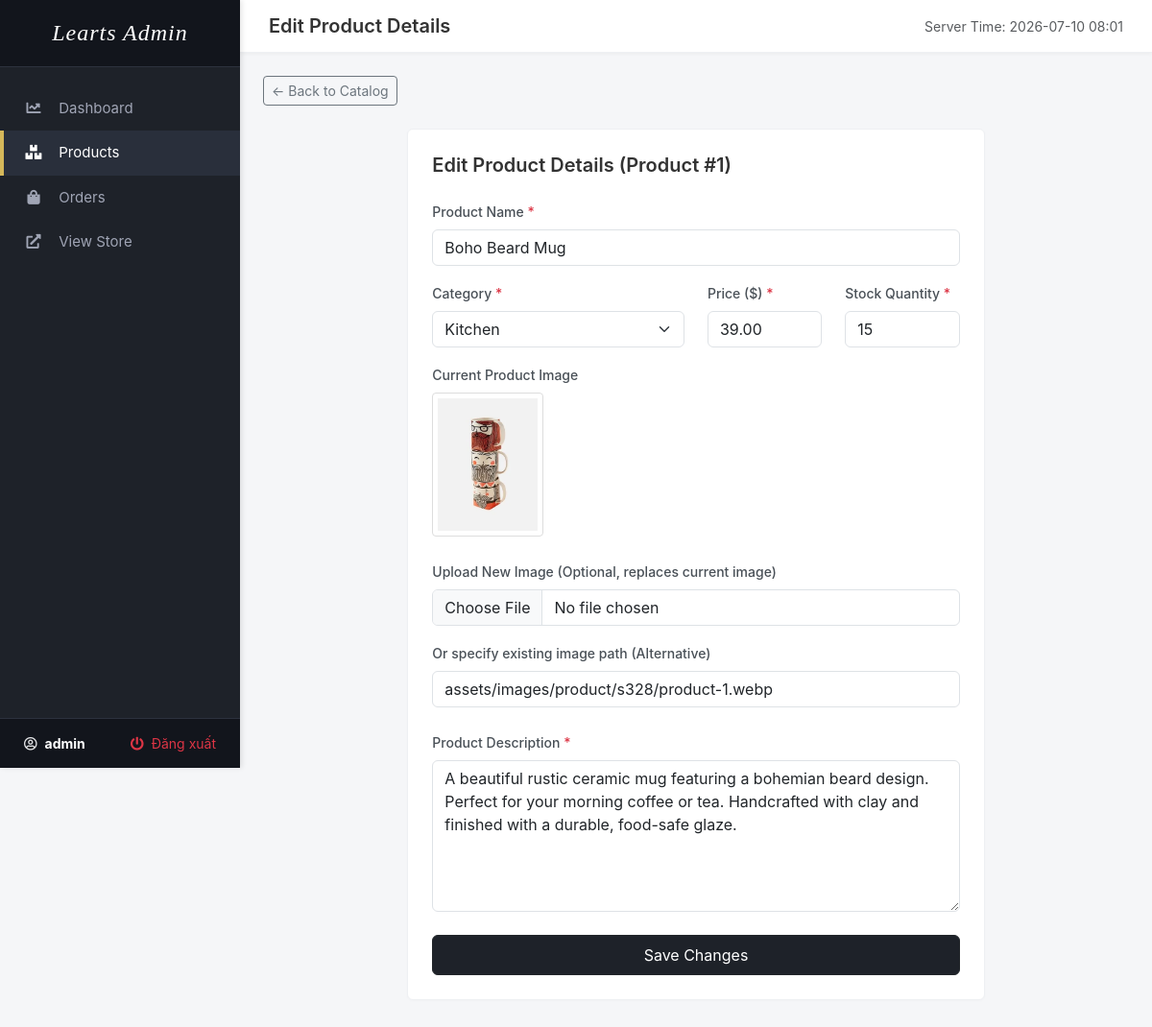
The app's page /admin/product_edit.php?id=1 (signed in) with its own data.
### tables this page shows
CREATE TABLE IF NOT EXISTS `products` (
  `id` INT AUTO_INCREMENT PRIMARY KEY,
  `name` VARCHAR(255) NOT NULL,
  `description` TEXT NOT NULL,
  `price` DECIMAL(10,2) NOT NULL,
  `image_url` VARCHAR(255) NOT NULL,
  `stock` INT NOT NULL,
  `category_id` INT NOT NULL,
  `created_at` DATETIME DEFAULT CURRENT_TIMESTAMP,
  FOREIGN KEY (`category_id`) REFERENCES `categories`(`id`) ON DELETE CASCADE
);

CREATE TABLE IF NOT EXISTS `categories` (
  `id` INT AUTO_INCREMENT PRIMARY KEY,
  `name` VARCHAR(100) NOT NULL UNIQUE
);

### admin/product_edit.php (the view, shortened to what this page needs)
<?php
require_once __DIR__ . '/../config/database.php';
$id = isset($_GET['id']) ? (int)$_GET['id'] : 0;
try {
    $stmt = $pdo->prepare("SELECT * FROM products WHERE id = :id");
    $stmt->execute(['id' => $id]);
    $product = $stmt->fetch();
} catch (Exception $e) {
    $_SESSION['admin_flash'] = [
        'type' => 'danger',
        'text' => 'Database error: ' . $e->getMessage()
    ];
    header('Location: products.php');
    exit;
}
try {
    $cat_stmt = $pdo->query("SELECT * FROM categories ORDER BY name ASC");
    $categories = $cat_stmt->fetchAll();
} catch (Exception $e) {
    $categories = [];
}
$name = $product['name'];
$description = $product['description'];
$price = $product['price'];
$stock = $product['stock'];
$category_id = $product['category_id'];
$image_url = $product['image_url'];
require_once 'includes/header.php';
?>
<div class="mb-4">
    <a href="products.php" class="btn btn-sm btn-outline-secondary">&larr; Back to Catalog</a>
</div>
<div class="main-card col-lg-8 col-12 mx-auto">
    <h5 class="mb-4" style="font-weight: 600; color: #333;">Edit Product Details (Product #<?= $id ?>)</h5>
    <form action="product_edit.php?id=<?= $id ?>" method="POST" enctype="multipart/form-data">
        <div class="row">
            <div class="col-12 mb-3">
                <label for="name" class="form-label">Product Name <span class="text-danger">*</span></label>
                <input type="text" class="form-control" id="name" name="name" value="<?= htmlspecialchars($name) ?>" required>
            </div>
            <div class="col-md-6 col-12 mb-3">
                <label for="category_id" class="form-label">Category <span class="text-danger">*</span></label>
                <select class="form-select" id="category_id" name="category_id" required>
                    <?php foreach ($categories as $cat): ?>
                        <option value="<?= $cat['id'] ?>" <?= ($category_id == $cat['id']) ? 'selected' : '' ?>>
                            <?= htmlspecialchars($cat['name']) ?>
                        </option>
                    <?php endforeach; ?>
                </select>
            </div>
            <div class="col-md-3 col-6 mb-3">
                <label for="price" class="form-label">Price ($) <span class="text-danger">*</span></label>
                <input type="number" step="0.01" min="0" class="form-control" id="price" name="price" value="<?= htmlspecialchars($price) ?>" required>
            </div>
            <div class="col-md-3 col-6 mb-3">
                <label for="stock" class="form-label">Stock Quantity <span class="text-danger">*</span></label>
                <input type="number" min="0" class="form-control" id="stock" name="stock" value="<?= htmlspecialchars($stock) ?>" required>
            </div>
            <div class="col-12 mb-3">
                <label class="form-label">Current Product Image</label>
                <div class="mb-2">
                    <img src="../<?= htmlspecialchars($image_url) ?>" alt="Product Preview" style="max-height: 150px; border: 1px solid #ddd; border-radius: 4px; padding: 5px;">
                </div>
            </div>
            <div class="col-12 mb-3">
                <label for="product_image" class="form-label">Upload New Image (Optional, replaces current image)</label>
                <input type="file" class="form-control" id="product_image" name="product_image" accept="image/*">
            </div>
            <div class="col-12 mb-4">
                <label for="image_url" class="form-label">Or specify existing image path (Alternative)</label>
                <input type="text" class="form-control" id="image_url" name="image_url" placeholder="e.g. assets/images/product/s328/product-1.webp" value="<?= htmlspecialchars($image_url) ?>">
            </div>
            <div class="col-12 mb-4">
                <label for="description" class="form-label">Product Description <span class="text-danger">*</span></label>
                <textarea class="form-control" id="description" name="description" rows="6" required><?= htmlspecialchars($description) ?></textarea>
            </div>
            <div class="col-12">
                <button type="submit" class="btn btn-dark w-100 py-2" style="background-color: var(--dark-bg);">
                    Save Changes
                </button>
            </div>
        </div>
    </form>
</div>
<?php require_once 'includes/footer.php'; ?>

### admin/includes/header.php (style rules this page uses)
:root { --sidebar-width: 250px; --primary-color: #d5b85a; --dark-bg: #1e2229; --darker-bg: #12151c; --text-color: #e3e4e6; }
body { font-family: -apple-system, BlinkMacSystemFont, "Segoe UI", Roboto, "Helvetica Neue", Arial, sans-serif; background-color: #f5f6f8; margin: 0; padding: 0; }
.main-card { background-color: #fff; border: 1px solid #eef0f3; border-radius: 6px; box-shadow: 0 1px 3px rgba(0,0,0,0.02); padding: 25px; margin-bottom: 30px; }
.form-label { font-weight: 500; color: #495057; font-size: 14px; }

### records on screen
products: name "Boho Beard Mug", category_id "Kitchen", price "39.00", stock "15", image_url (picture), image_url "assets/images/product/s328/product-1.webp", description "A beautiful rustic ceramic mug featuring a bohemian beard design. Perfect for your morning coffee or tea. Handcrafted with clay and finished with a durable, food-safe glaze."

### other values on screen
$_SESSION['admin_username'] "admin"
$id "1"
